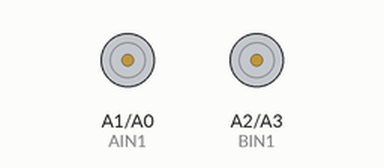
Recording of a sketch running on a simulated Arduino Uno, built with avr-gcc and run on an emulated ATmega328P. On the bench: motor-driver pin pairs drawn as motors (green arrow = first pin HIGH = forward, orange = second pin HIGH = backward, longer = more drive, scaled by the enable pin). At 3.2 s the program stops and its outputs stay as they are.

Above: at 1.3 s.
Timing chart, 0 to 2.8 s (numbered marks = the images above):
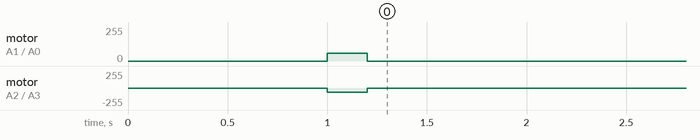

The sketch:

Left-Turn.ino
```cpp
/*
   Experiment 02: Left-Turn

   This sketch drives the AlphaBot2 in a Left Pivot Turn (on the spot).
   Students will calibrate the TURN_DURATION_MS constant so that the
   robot turns EXACTLY 90 degrees counter-clockwise.
*/

// H-Bridge Pin Definitions
#define PWMA 6  // Left Motor Speed pin (ENA)
#define AIN2 A0 // Left Motor Direction 2
#define AIN1 A1 // Left Motor Direction 1
#define PWMB 5  // Right Motor Speed pin (ENB)
#define BIN1 A2 // Right Motor Direction 1
#define BIN2 A3 // Right Motor Direction 2

// --- CALIBRATION ---
// TODO: Adjust this delay (in milliseconds) until the turn is exactly 90
// degrees!
const unsigned long TURN_DURATION_MS = 200;
const int TURN_SPEED = 60;                  // Fixed turning speed

void setup() {
  pinMode(PWMA, OUTPUT);
  pinMode(AIN2, OUTPUT);
  pinMode(AIN1, OUTPUT);
  pinMode(PWMB, OUTPUT);
  pinMode(BIN1, OUTPUT);
  pinMode(BIN2, OUTPUT);

  stopMotors();
  delay(1000); // Wait 1 second before starting
}

void loop() {
  // Execute pivot left turn
  pivotLeft(TURN_SPEED);

  // Keep turning for the calibrated duration
  delay(TURN_DURATION_MS);

  // Stop the motors
  stopMotors();

  // Hold execution forever
  while (1) {
    delay(1000);
  }
}

/**
 * Commands the H-Bridge to turn the left wheel backward and the right wheel
 * forward. This spins the robot counter-clockwise around its center (Pivot
 * Turn).
 */
void pivotLeft(int speed) {
  // Left Motor Backward: AIN1 = HIGH, AIN2 = LOW
  digitalWrite(AIN1, HIGH);
  digitalWrite(AIN2, LOW);

  // Right Motor Forward: BIN1 = LOW, BIN2 = HIGH
  digitalWrite(BIN1, LOW);
  digitalWrite(BIN2, HIGH);

  // Apply speeds
  analogWrite(PWMA, speed);
  analogWrite(PWMB, speed);
}

void stopMotors() {
  analogWrite(PWMA, 0);
  analogWrite(PWMB, 0);
  digitalWrite(AIN1, LOW);
  digitalWrite(AIN2, LOW);
  digitalWrite(BIN1, LOW);
  digitalWrite(BIN2, LOW);
}
```

Measured:
- by itself, motor on A1 (AIN1) / A0 (AIN2): stopped → forward 60/255 at 1.0 s, → stopped 0.20 s later
- by itself, motor on A2 (BIN1) / A3 (BIN2): stopped → backward 60/255 at 1.0 s, → stopped 0.20 s later
